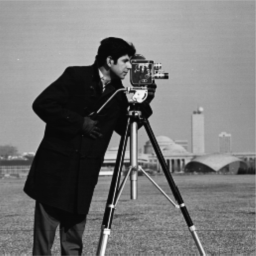
//> input picture test_images/Cameraman256.bmp, 256 x 256 px, given in place of the camera
$ ./histogram_stretching   (built with g++ and OpenCV 4)
//> lines starting //> are read from the running program, lines starting //| are printed output that depends on the picture
#include <iostream>
#include "opencv2/opencv.hpp"

#ifndef BASE_IMAGE_PATH
#define BASE_IMAGE_PATH "./"
#endif
#define IMAGE_PATH(PATH) BASE_IMAGE_PATH PATH
using namespace cv;
using namespace std;

#define HEIGHT 256
#define WIDTH 256

int delay = cvRound(1000 / 24);

Mat calcGrayHist(const Mat &img);
Mat getGrayHistImage(const Mat &hist);
Mat getCapImage();
void histogram_streching();
int main()
{
    histogram_streching();
}

Mat calcGrayHist(const Mat &img)
{
    CV_Assert(img.type() == CV_8UC1);

    Mat hist;
    int channels[] = {0};
    int dims = 1;
    const int histSize[] = {256};
    float graylevel[] = {0, 256};
    const float *ranges[] = {graylevel};

    calcHist(&img, 1, channels, noArray(), hist, dims, histSize, ranges);

    return hist;
}

Mat getGrayHistImage(const Mat &hist)
{
    CV_Assert(hist.type() == CV_32FC1);
    CV_Assert(hist.size() == Size(1, 256));

    double histMax;
    minMaxLoc(hist, 0, &histMax);

    Mat imgHist(HEIGHT, WIDTH, CV_8UC3, Scalar(255, 255, 255));
    for (int i = 0; i < 256; i++)
    {
        // 100인 이유는 아래에서 위로 그려야하기 때문
        line(imgHist,
             Point(i * cvRound(WIDTH / 256), HEIGHT),
             Point(i * cvRound(WIDTH / 256), HEIGHT - cvRound(hist.at<float>(i, 0) / histMax * HEIGHT)),
             Scalar(1),
             cvRound(WIDTH / 256));
    }
    return imgHist;
}

Mat getCapImage()
{
    VideoCapture cap(0);
    cap.set(CAP_PROP_FRAME_WIDTH, WIDTH);
    cap.set(CAP_PROP_FRAME_HEIGHT, HEIGHT);

    if (!cap.isOpened())
    {
        std::cerr << "Camera open failed!" << std::endl;
        return Mat();
    }

    Mat frame;

    while (true)
    {
        cap >> frame;
//> frame is the input picture: 256 rows x 256 cols, CV_8UC3; min 7, max 251, mean 118.7
        if (frame.empty())
        {
            break;
        }
        imshow("src", frame);
        if (waitKey(delay) == 27)
//> the Esc key is pressed
        {
            break;
        }
    }
    resize(frame, frame, Size(WIDTH, HEIGHT), 0, 0, INTER_LINEAR);
    return frame;
}

void histogram_streching()
{
    Mat frame = getCapImage();
    Mat src;

    cvtColor(frame, src, COLOR_BGR2GRAY);

    double gmin, gmax;
    minMaxLoc(src, &gmin, &gmax);
//> gmin = 7; gmax = 251

    Mat dst = (src - gmin) * 255 / (gmax - gmin);

    Mat srcHist = getGrayHistImage(calcGrayHist(src));
//> in calcGrayHist, `calcHist(&img, 1, channels, noArray(), hist, dims, histSize, ranges);`: hist = 256 values, max 2368 at index 12, min 0 at index 0, mean 256
//> in getGrayHistImage, `minMaxLoc(hist, 0, &histMax);`: histMax = 2368
//> after the loop in getGrayHistImage, `for (int i = 0; i < 256; i++)`:
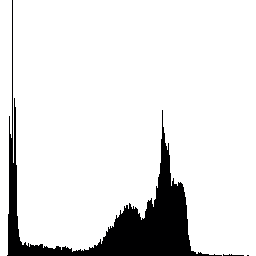
//> imgHist: 256 rows x 256 cols, CV_8UC3; mean B, G, R 227.5, 227.4, 227.4
    Mat dstHist = getGrayHistImage(calcGrayHist(dst));
//> after the loop in getGrayHistImage (call 2), `for (int i = 0; i < 256; i++)`:
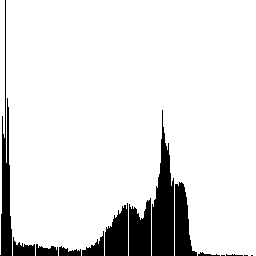
//> imgHist: 256 rows x 256 cols, CV_8UC3; mean B, G, R 227.5, 227.4, 227.4

    imshow("src", src);
    imshow("srcHist", srcHist);

    imshow("dst", dst);
    imshow("dstHist", dstHist);

    imwrite("src.bmp", src);
    imwrite("srcHist.bmp", srcHist);
    imwrite("dst.bmp", dst);
    imwrite("dstHist.bmp", dstHist);

    waitKey();
    destroyAllWindows();
}
